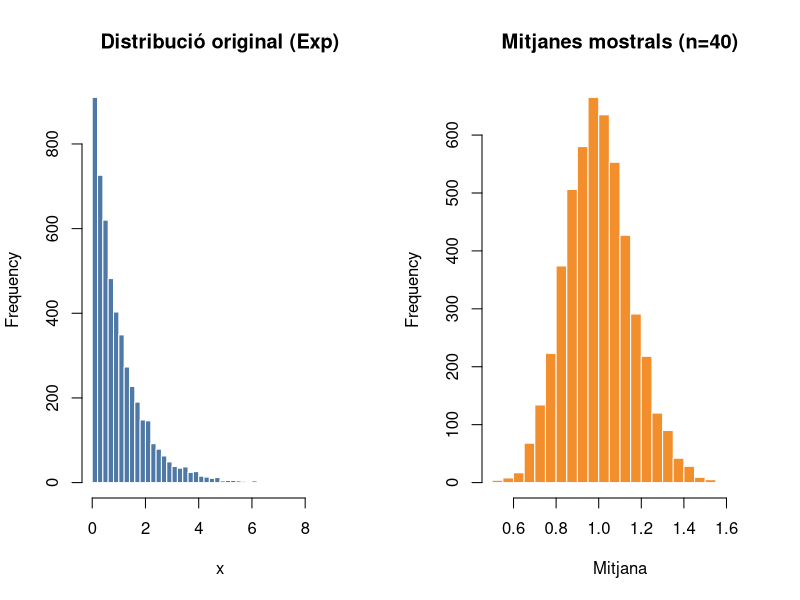
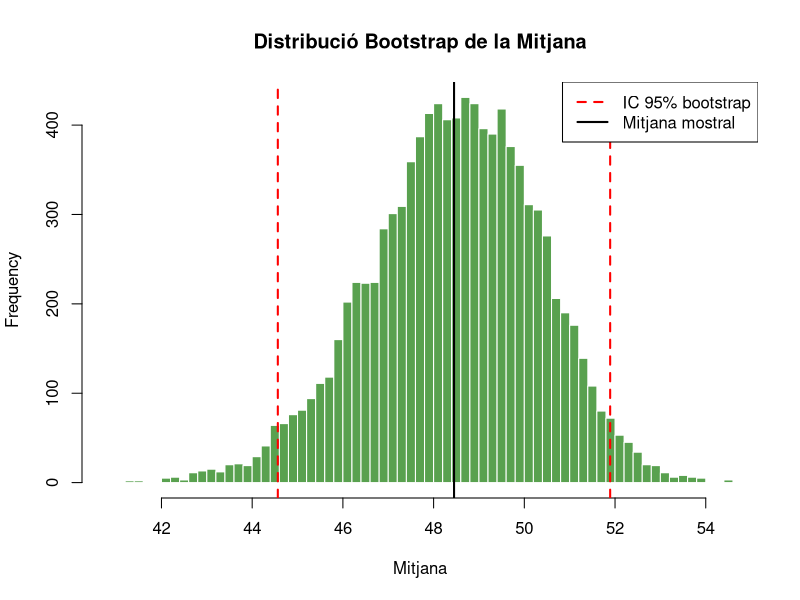

Generate these figures, in order, with R:
### ==================================================
### Estadística Grau Matemàtiques
### Rlab3: SIMULACIÓ I BOOTSTRAP
### ================================================== 

## ============================================================
## PART 1: SIMULACIÓ
## ============================================================

# 1.1 Simular dades d'una distribució coneguda 

set.seed(314) # reproductibilitat

n <- 200
dades <- rnorm(n, mean = 50, sd = 10)  # població X~normal
mean(dades) # Mitjana mostral
sd(dades) # Desv. típica mostral
var(dades) # Var mostral

# 1.2 Llei dels Grans Nombres 

mides <- c(10, 50, 100, 500, 1000, 5000)
mitjanes <- sapply(mides, function(n) mean(rnorm(n, mean = 50, sd = 10)))

# Llei dels Grans Nombres (mitjana teòrica = 50):
data.frame(n = mides, mitjana_mostral = round(mitjanes, 3), diferencies = round(mitjanes, 3)-50) 

# 1.3 Teorema Central del Límit 
# Distribució de la mitjana mostral den e mostres d'una exp(1) 

num_simulacions <- 5000
mida_mostra  <- 40

mitjanes_sim <- replicate(
 num_simulacions,
 mean(rexp(mida_mostra, rate = 1))   # exp(1): E=1, SD=1
)

# TCL – Distribució de la mitjana (exp, n=40)
round(mean(mitjanes_sim), 4) #Mitjana
round(sd(mitjanes_sim),  4) #sd estimada
round(1 / sqrt(mida_mostra), 4) #sd teorica

par(mfrow = c(1, 2))
hist(rexp(5000, rate = 1),
   main = "Distribució original (Exp)", xlab = "x",
   col = "#4E79A7", border = "white", breaks = 40)
hist(mitjanes_sim,
   main = paste0("Mitjanes mostrals (n=", mida_mostra, ")"),
   xlab = "Mitjana", col = "#F28E2B", border = "white", breaks = 40)
par(mfrow = c(1, 1))

# 1.4 Simulació de Monte Carlo ─
# Estimació de pi llançant punts aleatoris en un quadrat unitari

set.seed(1)
N <- 1000000
x <- runif(N, -1, 1)
y <- runif(N, -1, 1)
dins_cercle <- (x^2 + y^2) <= 1
pi_estimat <- 4 * mean(dins_cercle)
pi_estimat 

## ============================================================
## PART 2: BOOTSTRAP 
## ============================================================
#
# Idea: re-mostrar AMB REPOSICIÓ de la mostra original per
# obtenir la distribució mostral d'un estadístic qualsevol.

# 2.1 Bootstrap bàsic – interval de confiança per a la mitjana 

set.seed(99)
mostra <- rnorm(30, mean = 50, sd = 10)  # mostra original (n=30)
B   <- 10000              # nombre de rèpliques bootstrap

# Re-mostrar i calcular la mitjana en cada rèplica
boot_mitjanes <- numeric(B)
for (i in seq_len(B)) {
 mostra_boot  <- sample(mostra, size = length(mostra), replace = TRUE)
 boot_mitjanes[i] <- mean(mostra_boot)
}

# Quantiles bootstrap percentil alque f 95 %
IC_boot <- quantile(boot_mitjanes, c(0.025, 0.975))

# Mitjana i sd bootstrap
mean(mostra) #Mitjana mostral
sd(boot_mitjanes) #Error estàndard bootstrap 

hist(boot_mitjanes,
   main = "Distribució Bootstrap de la Mitjana",
   xlab = "Mitjana", col = "#59A14F", border = "white", breaks = 50)
abline(v = IC_boot,  col = "red", lty = 2, lwd = 2)
abline(v = mean(mostra), col = "black", lty = 1, lwd = 2)
legend("topright",
    legend = c("IC 95% bootstrap", "Mitjana mostral"),
    col = c("red", "black"), lty = c(2, 1), lwd = 2)

# 2.2 Bootstrap per a la mediana 
# L'IC clàssic de la mediana és difícil analíticament; bootstrap és ideal.

set.seed(7)
dades_asim <- rexp(50, rate = 0.1)    # distribució asimètrica

boot_medianes <- replicate(
 B,
 median(sample(dades_asim, length(dades_asim), replace = TRUE))
)

IC_mediana <- quantile(boot_medianes, c(0.025, 0.975))
median(dades_asim) #Mediana mostral 
sd(dades_asim)

# 2.3 Bootstrap per al coeficient de correlació 

set.seed(21)
n_cor <- 40
x_cor <- rnorm(n_cor)
y_cor <- 0.6 * x_cor + rnorm(n_cor, sd = 0.8)

boot_cors <- replicate(B, {
 idx <- sample(n_cor, replace = TRUE)
 cor(x_cor[idx], y_cor[idx])
})

IC_cor <- quantile(boot_cors, c(0.025, 0.975))

cat("\nBOOTSTRAP – IC 95% per a la CORRELACIÓ (n=40):\n")
cat(" r mostral:", round(cor(x_cor, y_cor), 3), "\n")
cat(" IC bootstrap: [",
  round(IC_cor[1], 3), ",", round(IC_cor[2], 3), "]\n")

# 2.4 Funció genèrica de bootstrap ─

bootstrap <- function(dades, estadistic_fn, B = 10000, alpha = 0.05) {
 # dades:     vector de dades originals
 # estadistic_fn: funció que pren un vector i retorna un escalar
 # B:       nombre de rèpliques
 # alpha:     nivell de significació (IC = 1-alpha)
 
 n   <- length(dades)
 boots <- replicate(B, estadistic_fn(sample(dades, n, replace = TRUE)))
 
 list(
  estimacio = estadistic_fn(dades),
  error_std = sd(boots),
  IC     = quantile(boots, c(alpha / 2, 1 - alpha / 2)),
  distribucio = boots
 )
}

# Exemple: IC del coeficient de variació (SD/mean)
cv <- function(x) sd(x) / mean(x)

set.seed(5)
mostra_cv <- rgamma(60, shape = 3, rate = 0.5)
resultat <- bootstrap(mostra_cv, cv)

# Bootstrap
round(resultat$estimacio, 4) #CV mostral
round(resultat$error_std, 4) #Error estàndard


## ------------------------------------------------------------
## EXERCICI -- Bootstrap: Error estàndard d'un parametre
## ------------------------------------------------------------
#
#  ENUNCIAT:
#  Tenim una mostra de 40 temps de resposta (ms) d'un servidor
#  web generats d'una Log-Normal(meanlog=5, sdlog=0.5).
#
#  a) Calcula la mitjana i la SD mostrals.
#  b) Usa bootstrap (B=10000) per estimar l'error estàndard (SE)
#     de la MITJANA i obtenir-ne un IC al 95%.
#  c) Repeteix b) pero per a la SD mostral.
#  d) Compara el SE bootstrap de la mitjana amb la formula
#     teorica: SE = sd(mostra) / sqrt(n).
#
#  Reflexió: per a quin dels dos estadístics (mitjana o SD)
#  el bootstrap aporta mes valor? Per que?

## -- SOLUCIÓ --------------------------------------------------

set.seed(77)
